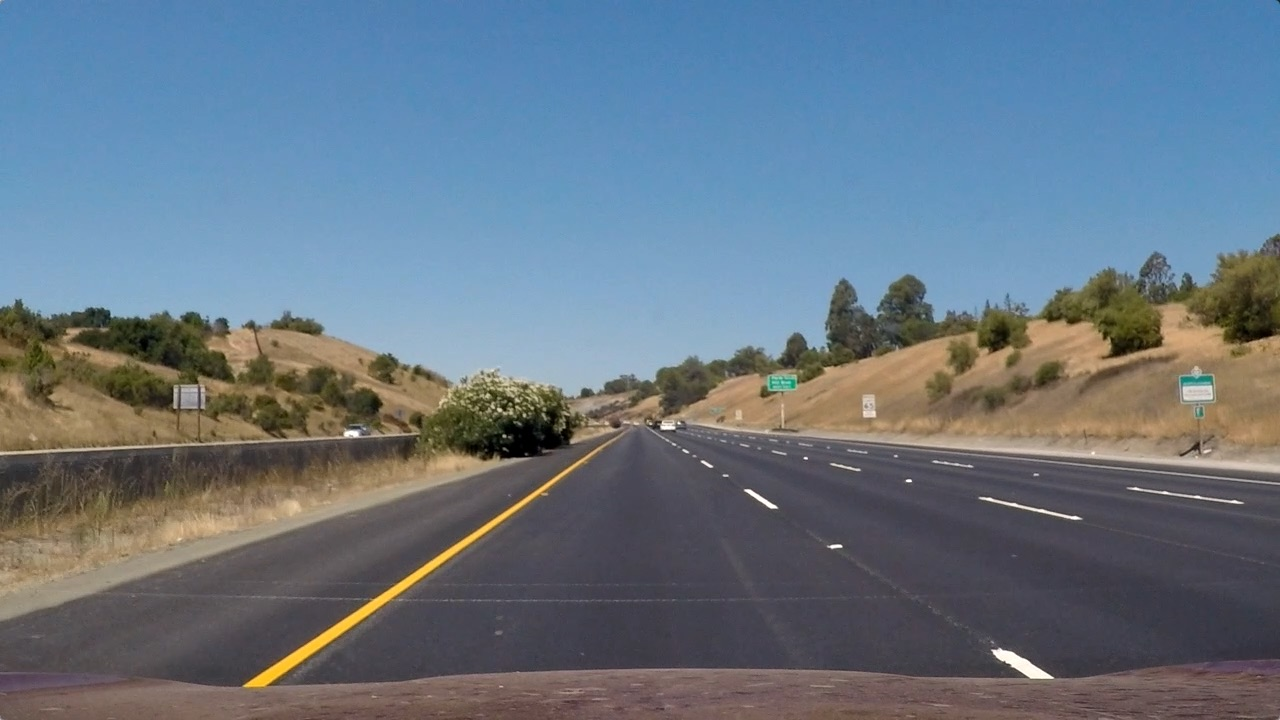
#> input picture test_images/straight_lines1.jpg, 1280 x 720 px; its folder holds only this picture in this run
$ python -i line_detection.py   (imports and definitions only)   (older library calls are emulated)
#> lines starting #> are read from the running program, lines starting #| are printed output that depends on the picture; after the words box and inside, x2 and y2 are one past the last pixel; in counts of white or black regions, pixels touching at a corner belong together
"""
Module to detect lines in general, by using different models. See
class `LineDetector` below for details.
Line detection will be the first step for many lane-estimation tasks.
"""

from utilities.utility import make_pipeline, AND, OR

import cv2
import numpy as np

class LineDetector(object):
    """Detect pixels of lines in an image. Those pixels are usually part of
    lanes to be detected by downstream methods.
    """
    def __init__(self, ksize=11):
        """`ksize`: kernel size
        """
        self.ksize = ksize
    def get_sobel(self, gray_img, ksize):
#> called with ksize = 11
        sobelx = cv2.Sobel(gray_img, cv2.CV_64F, 1, 0, ksize=ksize)
        sobely = cv2.Sobel(gray_img, cv2.CV_64F, 0, 1, ksize=ksize)
        sobeld = np.arctan(sobely / (sobelx + 1e-6))
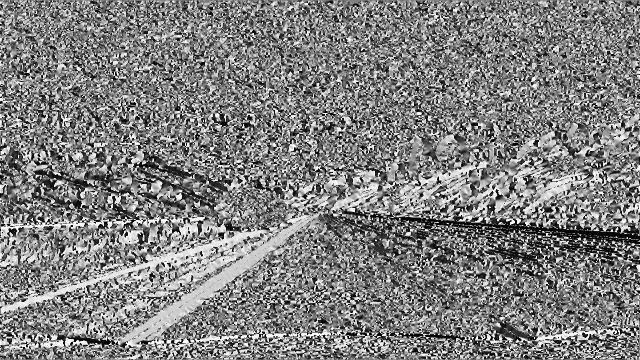
#> sobeld: shape (720, 1280) float64 (shown at 1/2 size); min -1.57, max 1.57, mean 0.011; drawn with min black and max white

        def normalize(sobel):
            sobel = np.absolute(sobel)
            return (sobel * 255. / sobel.max()).astype(np.uint8)
        return normalize(sobelx), normalize(sobely), sobeld

    def filter_by(self, gray_img, lower, upper):
#> called with lower = 25, upper = 125
        return (gray_img >= lower) & (gray_img <= upper)
#> returned value: shape (720, 1280) bool; 2.6% white; 614 white regions (404 under 20 px), largest, box (x1, y1, x2, y2) and area: (240, 439, 618, 689) 5867, (494, 418, 541, 457) 747, (822, 278, 842, 353) 600

    def detect(self, img):
        """`img`: Original RGB image
        Return:
        `line_img`: boolean image with pixels on lines as 1 and others as 0
        """
        hls_img = cv2.cvtColor(img, cv2.COLOR_RGB2HLS)
        l_img = hls_img[:, :, 1]
        s_img = hls_img[:, :, 2]
        # combine l and s channel
        gray = (l_img * 0.6 + s_img * 0.4).astype(np.uint8)


        s_x, s_y, s_d = self.get_sobel(gray, self.ksize)
        s_bin = (self.filter_by(s_x, 25, 125)
                    & (self.filter_by(s_d, 0.5, 1.2) # left line
                        | self.filter_by(s_d, -1.5, -0.3))) # right line
#> call 2 of filter_by, with lower = 0.5, upper = 1.2
#> in filter_by (call 2), `return (gray_img >= lower) & (gray_img <= upper)`:
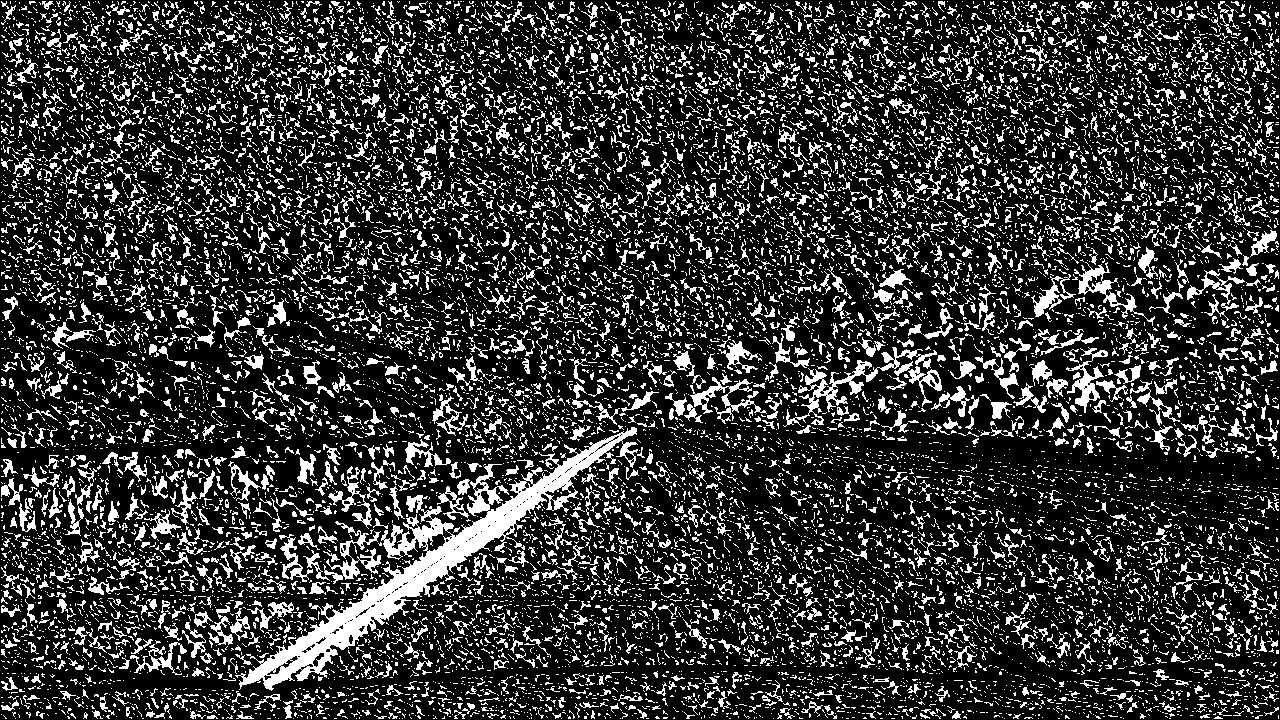
#> returned value: shape (720, 1280) bool; 21.1% white in thin lines or dots
#> call 3 of filter_by, with lower = -1.5, upper = -0.3
#> in filter_by (call 3), `return (gray_img >= lower) & (gray_img <= upper)`:
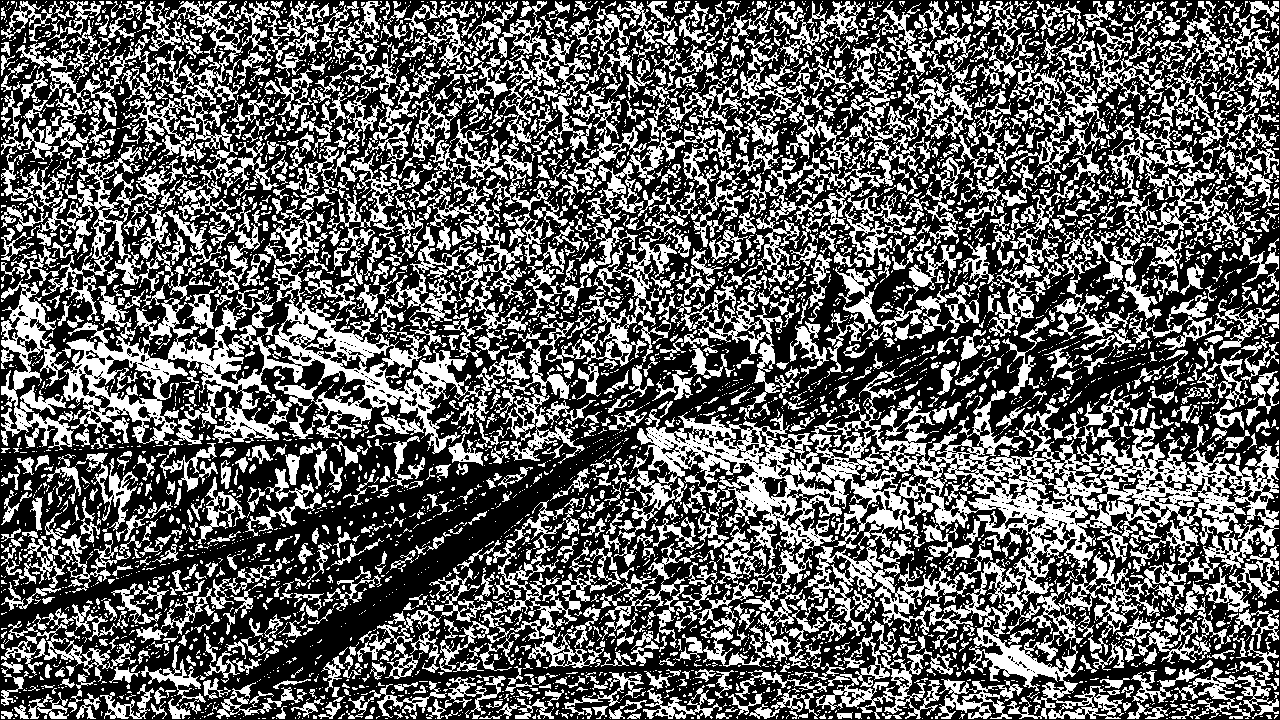
#> returned value: shape (720, 1280) bool; 38.1% white; 5165 white regions (3948 under 20 px), largest, box (x1, y1, x2, y2) and area: (604, 369, 1279, 719) 60041, (62, 211, 677, 464) 32831, (1, 93, 207, 321) 8442
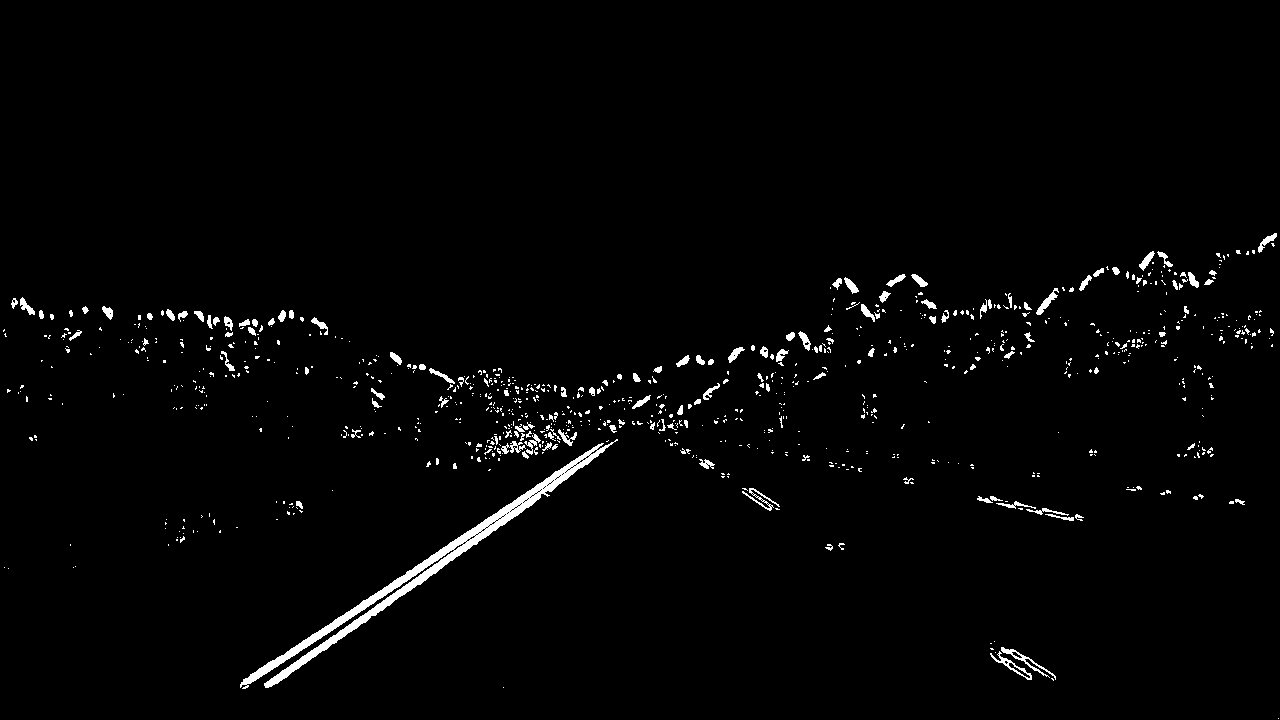
#> s_bin: shape (720, 1280) bool; 1.9% white; 926 white regions (789 under 20 px), largest, box (x1, y1, x2, y2) and area: (240, 439, 618, 689) 5822, (1001, 647, 1056, 680) 260, (990, 651, 1032, 680) 214

        return s_bin


def build_line_detect_function():
    return LineDetector().detect

>>> import cv2
>>> picture = cv2.cvtColor(cv2.imread('../test_images/straight_lines1.jpg'), cv2.COLOR_BGR2RGB)
>>> result = LineDetector().detect(picture)

$ run again, on test_images/straight_lines2.jpg
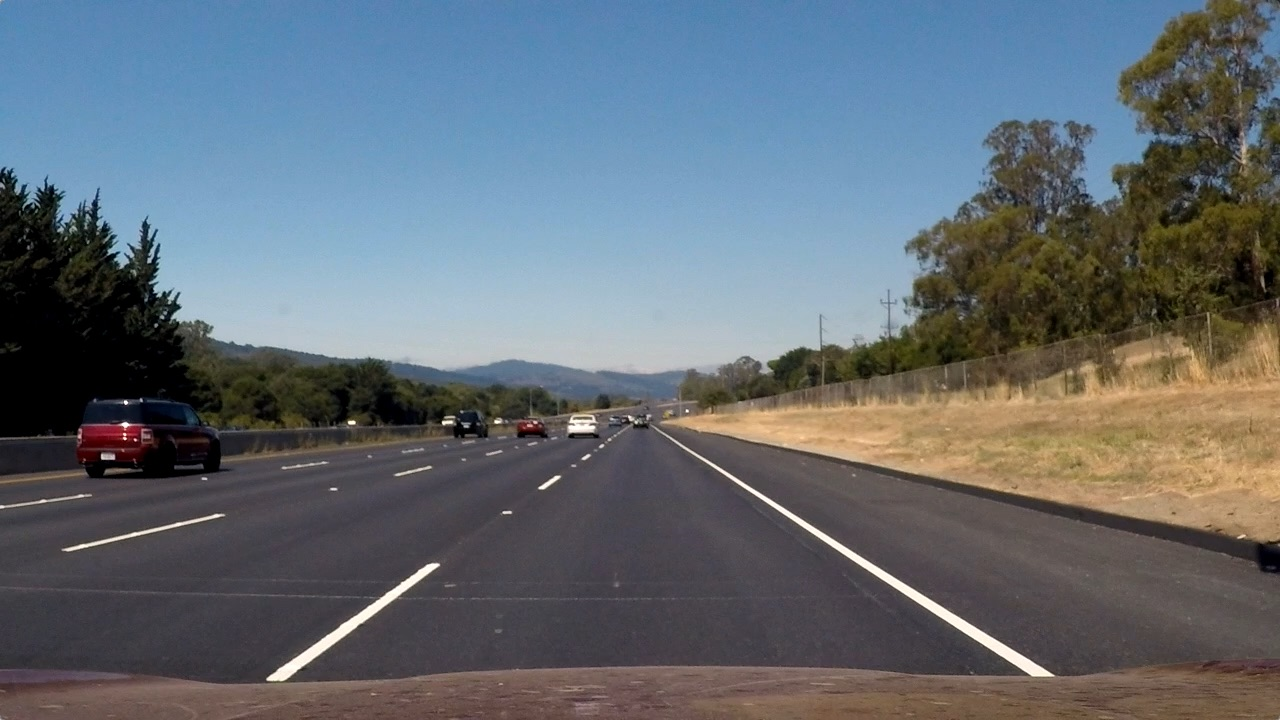
#> input picture test_images/straight_lines2.jpg, 1280 x 720 px
#> hls_img: shape (720, 1280, 3); mean of channels 0, 1, 2 81.7, 107, 62.5
#> in filter_by (call 2), `return (gray_img >= lower) & (gray_img <= upper)`:
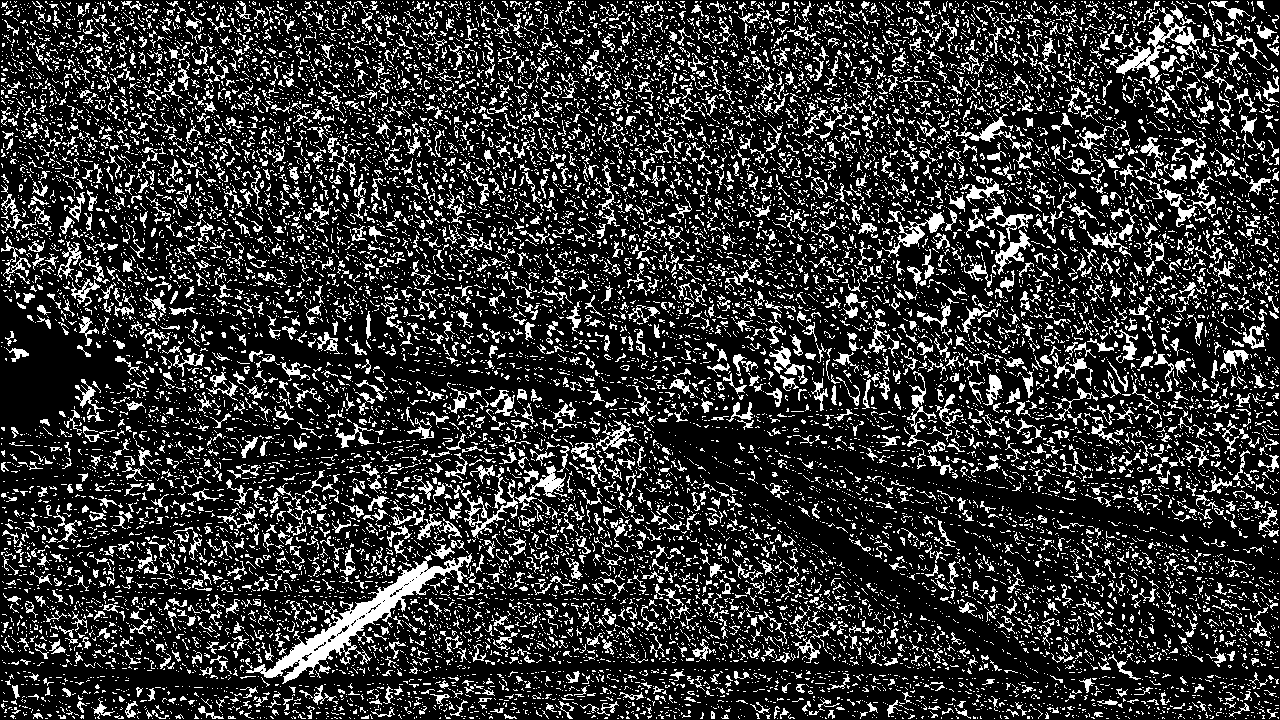
#> returned value: shape (720, 1280) bool; 20.4% white in thin lines or dots
#> in detect, `s_bin = (self.filter_by(s_x, 25, 125) & (self.filter_by(s_d, 0.5, 1.2)`:
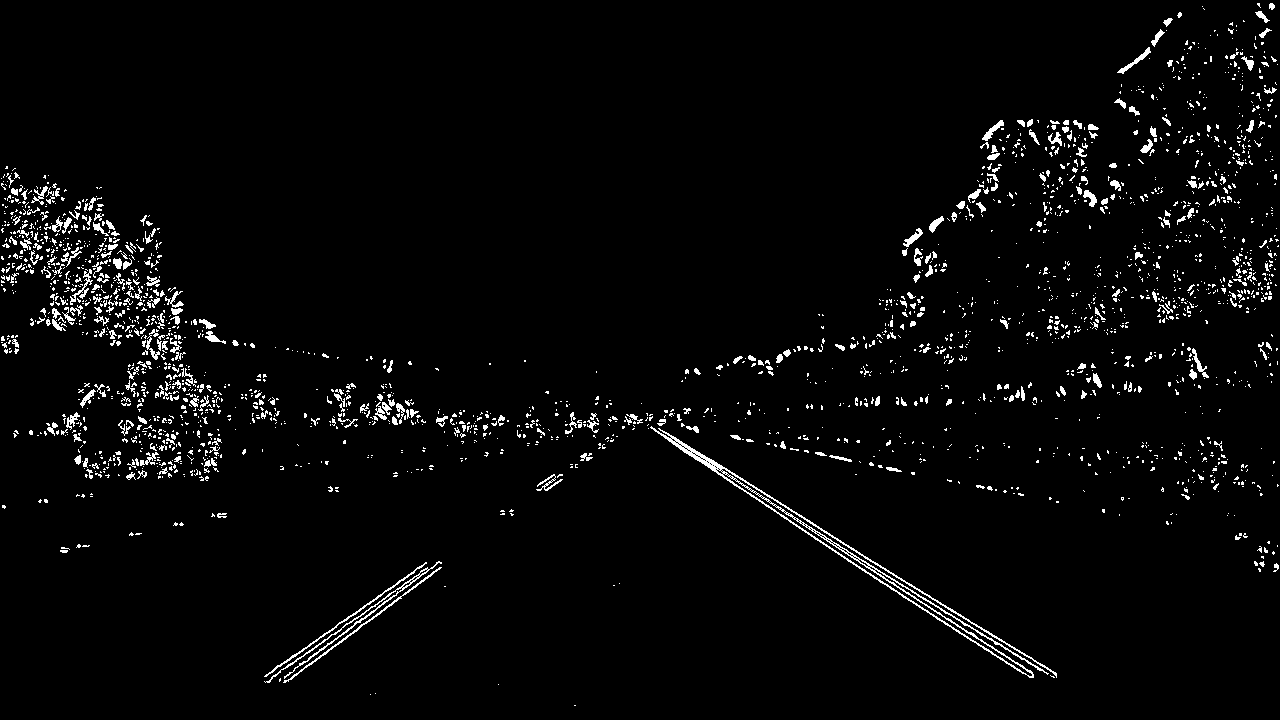
#> s_bin: shape (720, 1280) bool; 3.1% white in thin lines or dots

$ run again, on test_images/test1.jpg
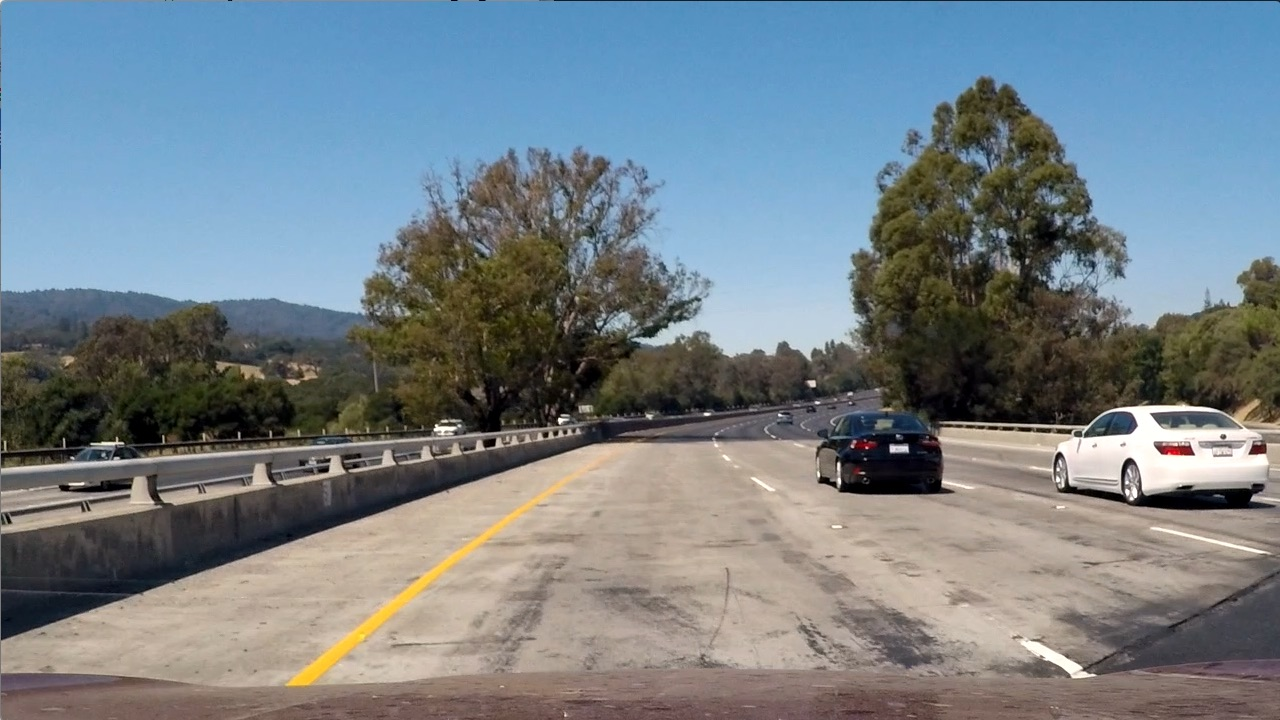
#> input picture test_images/test1.jpg, 1280 x 720 px
#> hls_img: shape (720, 1280, 3); mean of channels 0, 1, 2 60.2, 126.7, 74.4
#> in filter_by (call 2), `return (gray_img >= lower) & (gray_img <= upper)`:
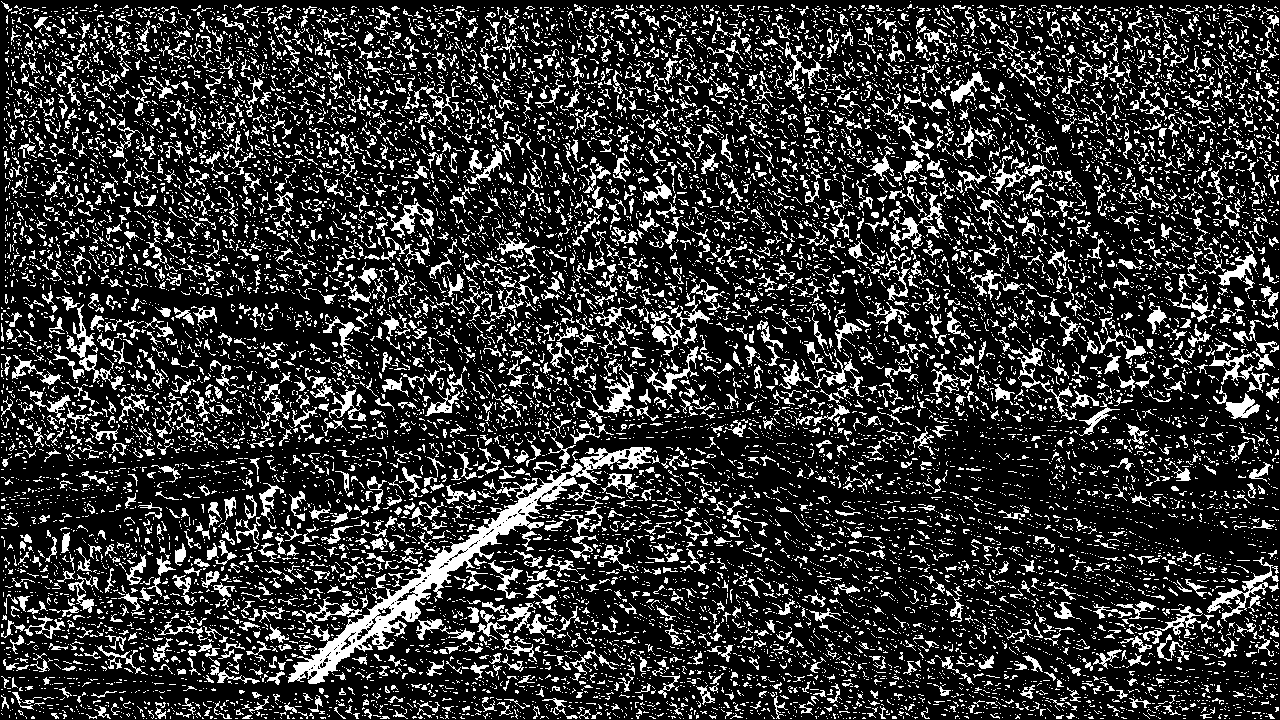
#> returned value: shape (720, 1280) bool; 20.6% white in thin lines or dots
#> in detect, `s_bin = (self.filter_by(s_x, 25, 125) & (self.filter_by(s_d, 0.5, 1.2)`:
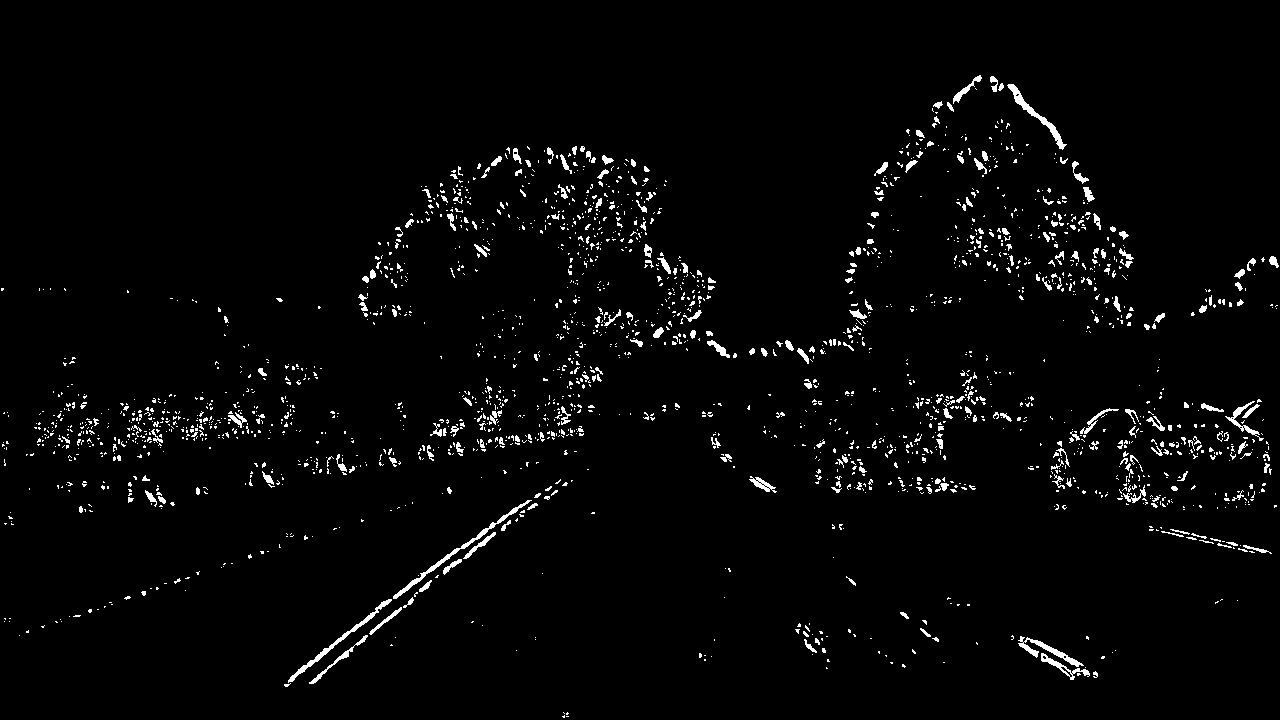
#> s_bin: shape (720, 1280) bool; 2.6% white in thin lines or dots, all inside (x1, y1, x2, y2) = (1, 75, 1279, 718)
